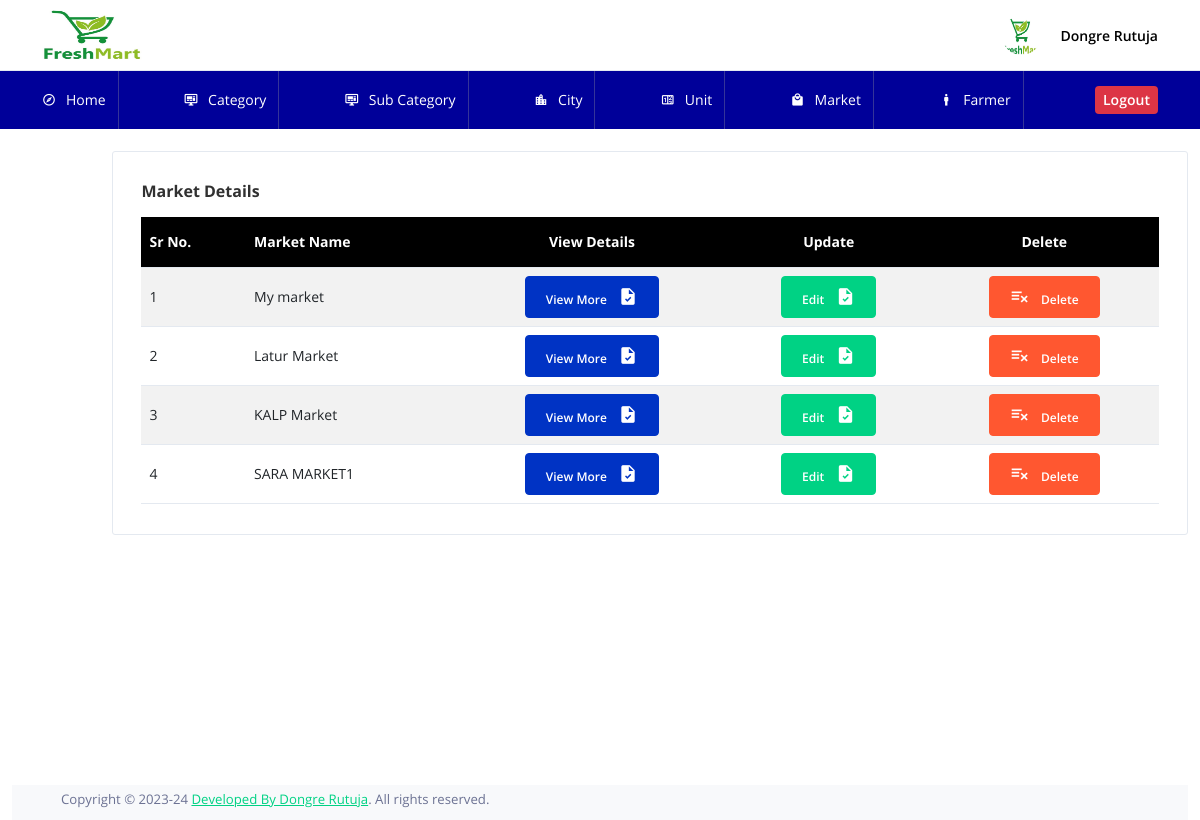
Screenshot of /Admin/viewmarket.php (signed in) with the database file from the repository.
### tables this page shows
CREATE TABLE `market` (
  `Id` bigint(20) NOT NULL,
  `oname` varchar(100) NOT NULL,
  `oemail` varchar(70) NOT NULL,
  `ocontact` bigint(20) NOT NULL,
  `oadhar` bigint(20) NOT NULL,
  `oaddress` varchar(200) NOT NULL,
  `mname` varchar(100) NOT NULL,
  `memail` varchar(70) NOT NULL,
  `mcontact` bigint(20) NOT NULL,
  `mphoto` varchar(200) NOT NULL,
  `mcity` int(10) NOT NULL,
  `maddress` varchar(200) NOT NULL,
  `musername` varchar(100) NOT NULL,
  `mpassword` varchar(100) NOT NULL
);

### Admin/viewmarket.php (the view, shortened to what this page needs)
<!DOCTYPE html>
<html lang="en">
<?php
$con=mysqli_connect("localhost","root","","croprate_system_db")or die("Database Error...!");
?>
  <head>
    <link rel="stylesheet" href="assets/vendors/mdi/css/materialdesignicons.min.css">
    <link rel="stylesheet" href="assets/vendors/flag-icon-css/css/flag-icon.min.css">
    <link rel="stylesheet" href="assets/vendors/css/vendor.bundle.base.css">
    <link rel="stylesheet" href="assets/css/demo_2/style.css" />
  </head>
  <body>
    <div class="container-scroller">
       <?php
  include('menu.php');
  ?>
      </div>
      <div class="container-fluid page-body-wrapper">
        <div class="main-panel">
          <div class="content-wrapper">
            <br>
            <div class="row">
              <div class="col-lg-1"></div>
              <div class="col-lg-11 grid-margin stretch-card">
                <div class="card">
                  <div class="card-body">
                    <h4 class="card-title">Market Details</h4>
                    <div class="table-responsive">
                      <table class="table table-striped" >
                        <thead style="background-color: #000;color: #fff;height: 50px;">
                          <tr>
                            <th><b>Sr No.</b></th>
                            <th><b>Market Name</b></th>
                            <th><center><b>View Details</b></center></th>
                            <th><center><b>Update</b></center></th>
                            <th><center><b>Delete</b></center></th>
                          </tr>
                        </thead>
                        <tbody>
                           <?php
                               $res=mysqli_query($con,"SELECT * FROM market");
                                while($row=mysqli_fetch_row($res))
                               {
                                  echo '
                              <tr>
                                <td style="height:50px">'.$row[0].'</td>
                                <td style="height:50px">'.$row[6].'</td>
                                <td>
                                    <a href="market_data.php?id='.$row[0].'">
                                         <center>
                                            <button type="button" class="btn btn-primary btn-icon-text"> View More <i class="mdi mdi-file-check btn-icon-append"></i>
                                           </button>
                                         </center>
                                         </a>
                                     </td>
                                    <td>
                                    <a href="update_market.php?cid='.$row[0].'">
                                         <center>
                                            <button type="button" class="btn btn-success btn-icon-text"> Edit <i class="mdi mdi-file-check btn-icon-append"></i>
                                           </button>
                                         </center>
                                         </a>
                                     </td>
                                      <td>
                                         <a href="delete_market.php?id='.$row[0].'">
                                         <center>
                                               <button type="button" class="btn btn-warning btn-icon-text">
                                              <i class="mdi mdi mdi-playlist-remove btn-icon-prepend"></i> Delete </button>
                                         </center>
                                         </a>
                                      </td>
                              </tr>';
                        }
                          ?>
                        </tbody>
                      </table>
                    </div>
                  </div>
                </div>
              </div>
            </div>
          </div>
          <br>
          <br>
          <br>
          <br>
          <br>
          <br>
          <br>
          <br>
          <br>
          <br>
        <?php
         include('footer.php');
         ?>
        </div>
      </div>
  </body>
</html>

### rows the page displays
market: Id "1", mname "My market"
market: Id "2", mname "Latur Market"
market: Id "3", mname "KALP Market"
market: Id "4", mname "SARA MARKET1"
